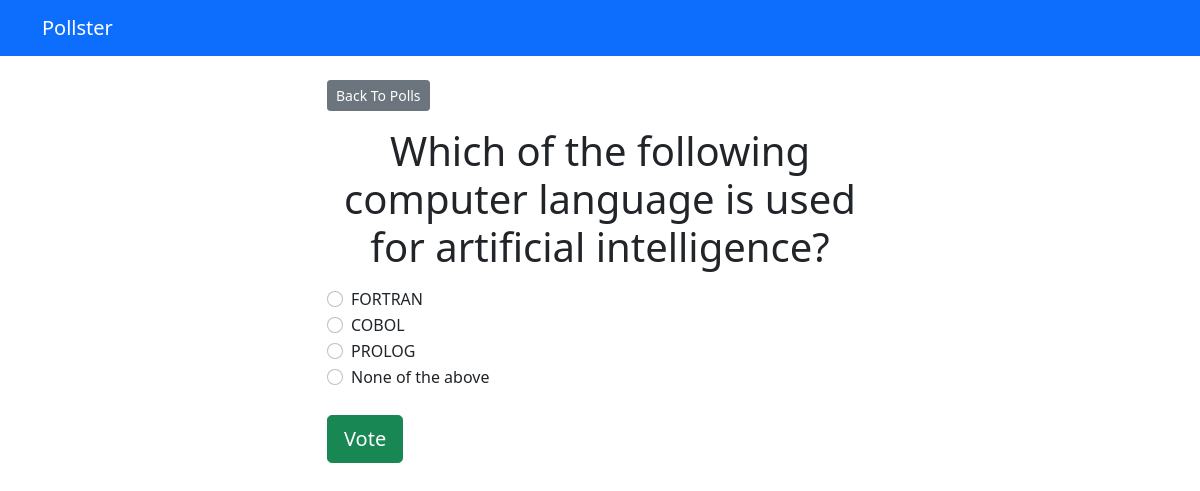
The app's page /polls/5/ with its own data.
### polls/models.py (models this page shows, shortened)
class Question(models.Model):
    question_text = models.CharField(max_length=200)
    pub_date = models.DateTimeField('date published')

class Choice(models.Model):
    question = models.ForeignKey(Question, on_delete=models.CASCADE)
    choice_text = models.CharField(max_length=200)
    votes = models.IntegerField(default=0)

### polls/views.py (the view)
# urls.py: path('<int:question_id>/', views.detail, name='detail'),
def detail(request, question_id):
    try:
        question = Question.objects.get(pk=question_id)
    except Question.DoesNotExist:
        raise Http404("Question does not exist")
    return render(request, 'polls/detail.html', {'question': question})

### templates/polls/detail.html (shortened to what this page needs)
{% extends 'base.html' %}
{% block content %}
    <a class="btn btn-secondary btn-sm mb-3" href="{% url 'polls:index' %}">Back To Polls</a>
    <h1 class="text-center mb-3">{{ question.question_text }}</h1>
    <form action="{% url 'polls:vote' question.id %}" method="post">
        {% for choice in question.choice_set.all %}
            <div class="form-check">
                <input
                    type="radio"
                    name="choice"
                    class="form-check-input"
                    id="choice{{ forloop.counter }}"
                    value="{{ choice.id }}"
                />
                <label for="choice{{ forloop.counter }}">{{ choice.choice_text }}</label
                >
            </div>
        {% endfor %}
        <input type="submit" value="Vote" class="btn btn-success btn-lg btn-block mt-4" />
    </form>
{% endblock %}

### records on screen
Question: question_text "Which of the following computer language is used for artificial intelligence?"
Choice: choice_text "FORTRAN"
Choice: choice_text "COBOL"
Choice: choice_text "PROLOG"
Choice: choice_text "None of the above"
